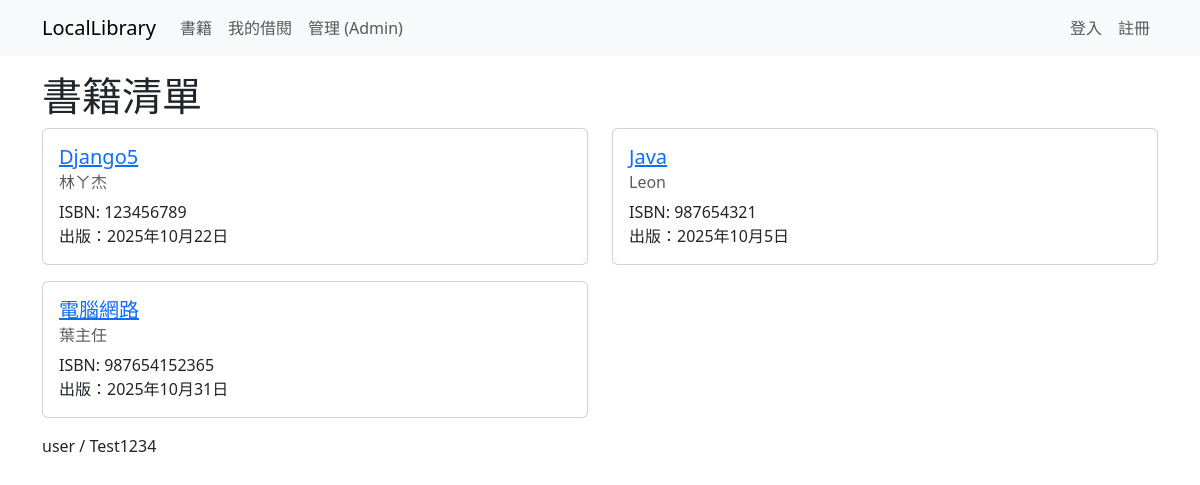
Page /catalog/books/ on the earlier database version.
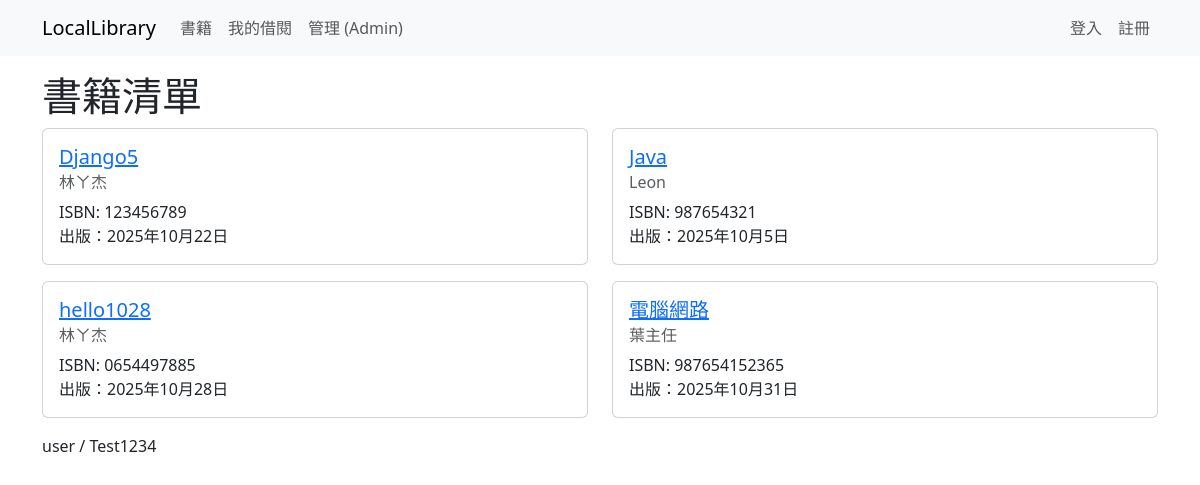
Same page on the later database version.
### catalog/models.py (models this page shows, shortened)
class Book(models.Model):
    title = models.CharField(max_length=200, verbose_name="隨便來個書名")
    author = models.CharField(max_length=100, verbose_name="不知作者")
    isbn = models.CharField('ISBN', max_length=13, unique=True)
    published_date = models.DateField(null=True, blank=True, verbose_name="出版日期")

### catalog/views.py (the view)
# urls.py: path('catalog/books/', views.book_list, name='book_list'),
def book_list(request):
    books = Book.objects.all().order_by('title')
    return render(request, 'book_list.html', {'books': books})

### templates/book_list.html (shortened to what this page needs)
{% extends "base.html" %}
{% block content %}
  <h1>書籍清單</h1>
  <div class="row">
    {% for book in books %}
      <div class="col-md-6 mb-3">
        <div class="card">
          <div class="card-body">
            <h5 class="card-title">
              <a href="{{ book.id }}">{{ book.title }}</a>
            </h5>
            <h6 class="card-subtitle mb-2 text-muted">{{ book.author }}</h6>
            <p class="card-text">ISBN: {{ book.isbn }}<br>出版：{{ book.published_date }}</p>
          </div>
        </div>
      </div>
    {% empty %}
      <p>目前沒有書籍。</p>
    {% endfor %}
  </div>
{% endblock %}

Differences in the rows shown:
added Book: title "hello1028", author "林ㄚ杰", isbn "0654497885", published_date "2025年10月28日"
